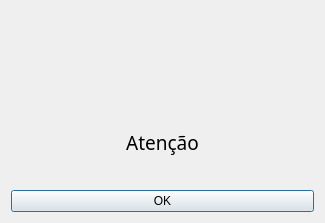
<?xml version="1.0" encoding="UTF-8"?>
<ui version="4.0">
 <class>Dialog</class>
 <widget class="QDialog" name="Dialog">
  <property name="enabled">
   <bool>true</bool>
  </property>
  <property name="geometry">
   <rect>
    <x>0</x>
    <y>0</y>
    <width>325</width>
    <height>223</height>
   </rect>
  </property>
  <property name="windowTitle">
   <string>Mensagem</string>
  </property>
  <layout class="QVBoxLayout" name="verticalLayout">
   <item>
    <widget class="QLabel" name="Ico_atencao">
     <property name="text">
      <string/>
     </property>
     <property name="pixmap">
      <pixmap>../Arte/notice_attention_icon_153872.ico</pixmap>
     </property>
     <property name="alignment">
      <set>Qt::AlignCenter</set>
     </property>
    </widget>
   </item>
   <item>
    <widget class="QLabel" name="TX_Atencao">
     <property name="font">
      <font>
       <family>Marlboro</family>
       <pointsize>14</pointsize>
      </font>
     </property>
     <property name="text">
      <string>Atenção</string>
     </property>
     <property name="alignment">
      <set>Qt::AlignCenter</set>
     </property>
    </widget>
   </item>
   <item>
    <widget class="QPushButton" name="BT_OK">
     <property name="text">
      <string>OK</string>
     </property>
    </widget>
   </item>
  </layout>
 </widget>
 <resources/>
 <connections/>
</ui>
